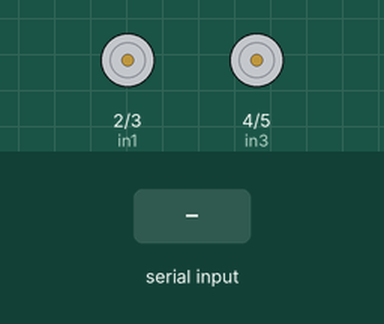
Recording of a sketch running on a simulated Arduino Uno, built with avr-gcc and run on an emulated ATmega328P. Shown: motor-driver pin pairs drawn as motors (green arrow = first pin HIGH = forward, orange = second pin HIGH = backward, longer = more drive). The inputs (shaded band) are chosen by the test bench.

Above: at 1.2 s.
1.3 s: "1" received over the second serial link
At 2.5 s:
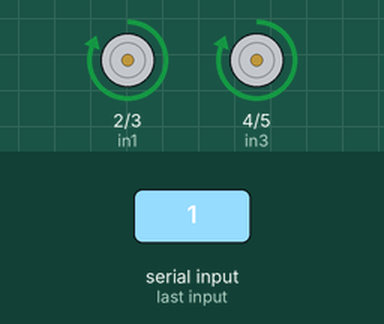
2.8 s: "2" received over the second serial link
At 3.6 s:
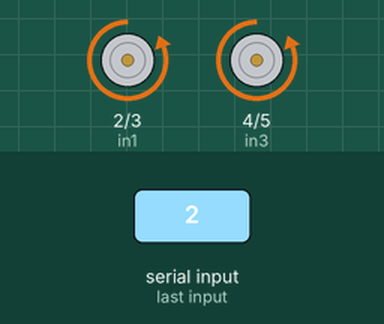
4.3 s: "3" received over the second serial link
At 4.8 s:
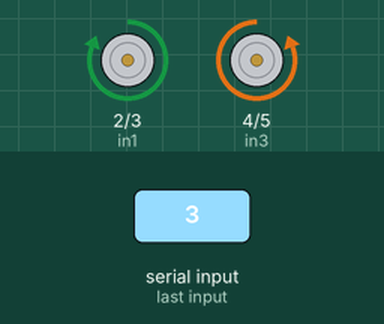
5.8 s: "4" received over the second serial link
At 7.1 s:
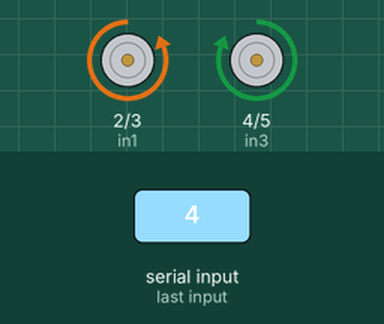
Timing chart, 0 to 8.3 s (numbered marks = the images above; inputs shaded):
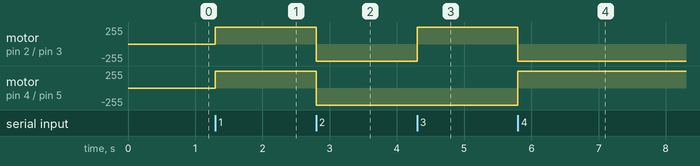

The sketch:

Bluetooth_Control_Car.ino
```cpp
#include<SoftwareSerial.h>

SoftwareSerial mySerial(10, 11);    //Rx, Tx   ,  Bluetoot Tx - 10, Bluetooth Rx - 11

int in1 = 2;
int in2 = 3;
int in3 = 4;
int in4 = 5;

int car=0;

void setup()
{
  mySerial.begin(9600);
  pinMode(in1, OUTPUT);
  pinMode(in2, OUTPUT);
  pinMode(in3, OUTPUT);
  pinMode(in4, OUTPUT);
}

void loop()
{
  char data;
  if(mySerial.available())
    {
      data = mySerial.read();
      if(data == '1')   //Forward
        {
          if(car == 1)
            {
              digitalWrite(in1, LOW);
              digitalWrite(in2, LOW);
              digitalWrite(in3, LOW);
              digitalWrite(in4, LOW);
              car = 0;
              Serial.println("Stop");
            }
          else
            {
              digitalWrite(in1, HIGH);
              digitalWrite(in2, LOW);
              digitalWrite(in3, HIGH);
              digitalWrite(in4, LOW);
              car = 1;
              Serial.println("Forward");
            }
        }

  if(data == '2')   //Reverse
          {
            if(car == 2)
              {
                digitalWrite(in1, LOW);
                digitalWrite(in2, LOW);
                digitalWrite(in3, LOW);
                digitalWrite(in4, LOW);
                car = 0;
                Serial.println("Stop");
              }
            else
              {
                digitalWrite(in1, LOW);
                digitalWrite(in2, HIGH);
                digitalWrite(in3, LOW);
                digitalWrite(in4, HIGH);
                car = 2;
                Serial.println("Reverse");
              }
          }

  if(data == '3')   //Right
            {
              if(car == 3)
                {
                  digitalWrite(in1, LOW);
                  digitalWrite(in2, LOW);
                  digitalWrite(in3, LOW);
                  digitalWrite(in4, LOW);
                  car = 0;
                  Serial.println("Stop");
                }
              else
                {
                  digitalWrite(in1, HIGH);
                  digitalWrite(in2, LOW);
                  digitalWrite(in3, LOW);
                  digitalWrite(in4, HIGH);
                  car = 3;
                  Serial.println("Right");
                }
            }

  if(data == '4')   //Left
          {
            if(car == 4)
              {
                digitalWrite(in1, LOW);
                digitalWrite(in2, LOW);
                digitalWrite(in3, LOW);
                digitalWrite(in4, LOW);
                car = 0;
                Serial.println("Stop");
              }
            else
              {
                digitalWrite(in1, LOW);
                digitalWrite(in2, HIGH);
                digitalWrite(in3, HIGH);
                digitalWrite(in4, LOW);
                car = 4;
                Serial.println("Forward");
              }
          }
    }
}
```

Measured:
- after the input at 1.3 s, motor on pin 2 (in1) / pin 3 (in2), motor on pin 4 (in3) / pin 5 (in4): stopped → forward 255/255 at once
- after the input at 2.8 s, motor on pin 2 (in1) / pin 3 (in2), motor on pin 4 (in3) / pin 5 (in4): forward 255/255 → backward 255/255 at once
- after the input at 4.3 s, motor on pin 2 (in1) / pin 3 (in2): backward 255/255 → forward 255/255 at once
- after the input at 5.8 s, motor on pin 2 (in1) / pin 3 (in2): forward 255/255 → backward 255/255 at once; motor on pin 4 (in3) / pin 5 (in4): backward 255/255 → forward 255/255 at once
